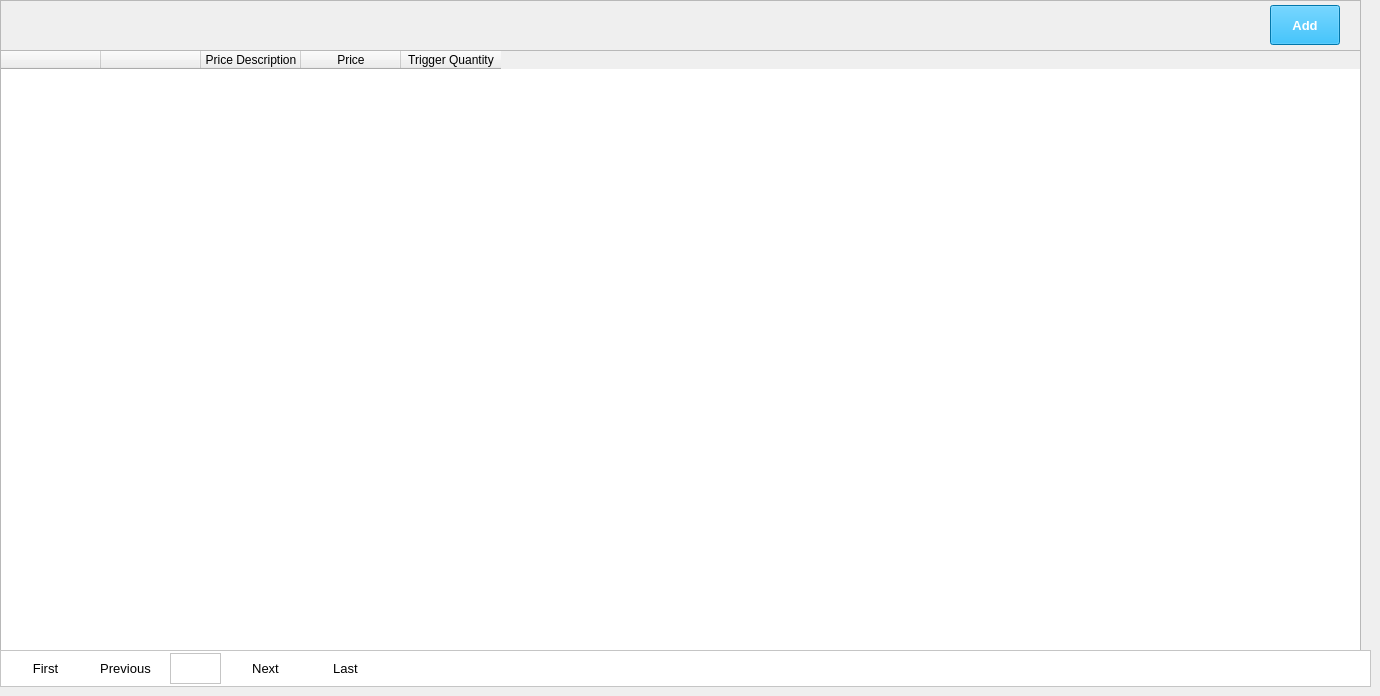
    <widget class="QWidget" name="tabItemPriceList">
     <attribute name="title">
      <string>Item Price List</string>
     </attribute>
     <widget class="QFrame" name="frame_21">
      <property name="geometry">
       <rect>
        <x>0</x>
        <y>0</y>
        <width>1361</width>
        <height>651</height>
       </rect>
      </property>
      <property name="frameShape">
       <enum>QFrame::StyledPanel</enum>
      </property>
      <property name="frameShadow">
       <enum>QFrame::Raised</enum>
      </property>
      <widget class="QTableWidget" name="tableWidgetItemPrice">
       <property name="geometry">
        <rect>
         <x>0</x>
         <y>50</y>
         <width>1361</width>
         <height>601</height>
        </rect>
       </property>
       <property name="minimumSize">
        <size>
         <width>1361</width>
         <height>0</height>
        </size>
       </property>
       <column>
        <property name="text">
         <string/>
        </property>
       </column>
       <column>
        <property name="text">
         <string/>
        </property>
       </column>
       <column>
        <property name="text">
         <string>Price Description</string>
        </property>
       </column>
       <column>
        <property name="text">
         <string>Price</string>
        </property>
       </column>
       <column>
        <property name="text">
         <string>Trigger Quantity</string>
        </property>
       </column>
      </widget>
      <widget class="QPushButton" name="pushButtonAddItemPrice">
       <property name="geometry">
        <rect>
         <x>1270</x>
         <y>5</y>
         <width>70</width>
         <height>40</height>
        </rect>
       </property>
       <property name="font">
        <font>
         <family>Segoe UI</family>
         <pointsize>10</pointsize>
         <bold>true</bold>
        </font>
       </property>
       <property name="autoFillBackground">
        <bool>false</bool>
       </property>
       <property name="styleSheet">
        <string notr="true">background-color: rgb(1, 166, 240);
color: rgb(255, 255, 255);</string>
       </property>
       <property name="text">
        <string>Add</string>
       </property>
      </widget>
     </widget>
     <widget class="QFrame" name="frame_22">
      <property name="geometry">
       <rect>
        <x>0</x>
        <y>650</y>
        <width>1371</width>
        <height>37</height>
       </rect>
      </property>
      <property name="styleSheet">
       <string notr="true">background-color: rgb(255, 255, 255);
color: rgb(255, 255, 255);</string>
      </property>
      <property name="frameShape">
       <enum>QFrame::StyledPanel</enum>
      </property>
      <property name="frameShadow">
       <enum>QFrame::Raised</enum>
      </property>
      <widget class="QPushButton" name="pushButtonItemPriceFirst">
       <property name="geometry">
        <rect>
         <x>10</x>
         <y>0</y>
         <width>71</width>
         <height>37</height>
        </rect>
       </property>
       <property name="font">
        <font>
         <family>Segoe UI</family>
         <pointsize>10</pointsize>
        </font>
       </property>
       <property name="styleSheet">
        <string notr="true">color: rgb(0, 0, 0);</string>
       </property>
       <property name="text">
        <string>First</string>
       </property>
       <property name="flat">
        <bool>true</bool>
       </property>
      </widget>
      <widget class="QPushButton" name="pushButtonItemPricePrevious">
       <property name="geometry">
        <rect>
         <x>90</x>
         <y>0</y>
         <width>71</width>
         <height>37</height>
        </rect>
       </property>
       <property name="font">
        <font>
         <family>Segoe UI</family>
         <pointsize>10</pointsize>
        </font>
       </property>
       <property name="styleSheet">
        <string notr="true">color: rgb(0, 0, 0);</string>
       </property>
       <property name="text">
        <string>Previous</string>
       </property>
       <property name="flat">
        <bool>true</bool>
       </property>
      </widget>
      <widget class="QPushButton" name="pushButtonItemPriceNext">
       <property name="geometry">
        <rect>
         <x>230</x>
         <y>0</y>
         <width>71</width>
         <height>37</height>
        </rect>
       </property>
       <property name="font">
        <font>
         <family>Segoe UI</family>
         <pointsize>10</pointsize>
        </font>
       </property>
       <property name="styleSheet">
        <string notr="true">color: rgb(0, 0, 0);</string>
       </property>
       <property name="text">
        <string>Next</string>
       </property>
       <property name="flat">
        <bool>true</bool>
       </property>
      </widget>
      <widget class="QPushButton" name="pushButtonItemPriceLast">
       <property name="geometry">
        <rect>
         <x>310</x>
         <y>0</y>
         <width>71</width>
         <height>37</height>
        </rect>
       </property>
       <property name="font">
        <font>
         <family>Segoe UI</family>
         <pointsize>10</pointsize>
        </font>
       </property>
       <property name="styleSheet">
        <string notr="true">color: rgb(0, 0, 0);</string>
       </property>
       <property name="text">
        <string>Last</string>
       </property>
       <property name="flat">
        <bool>true</bool>
       </property>
      </widget>
      <widget class="QTextEdit" name="textEditPageItemPriceNumber">
       <property name="geometry">
        <rect>
         <x>170</x>
         <y>3</y>
         <width>51</width>
         <height>31</height>
        </rect>
       </property>
       <property name="font">
        <font>
         <family>Segoe UI</family>
         <pointsize>10</pointsize>
        </font>
       </property>
       <property name="styleSheet">
        <string notr="true">color: rgb(0, 0, 0);</string>
       </property>
       <property name="readOnly">
        <bool>true</bool>
       </property>
      </widget>
     </widget>
    </widget>
